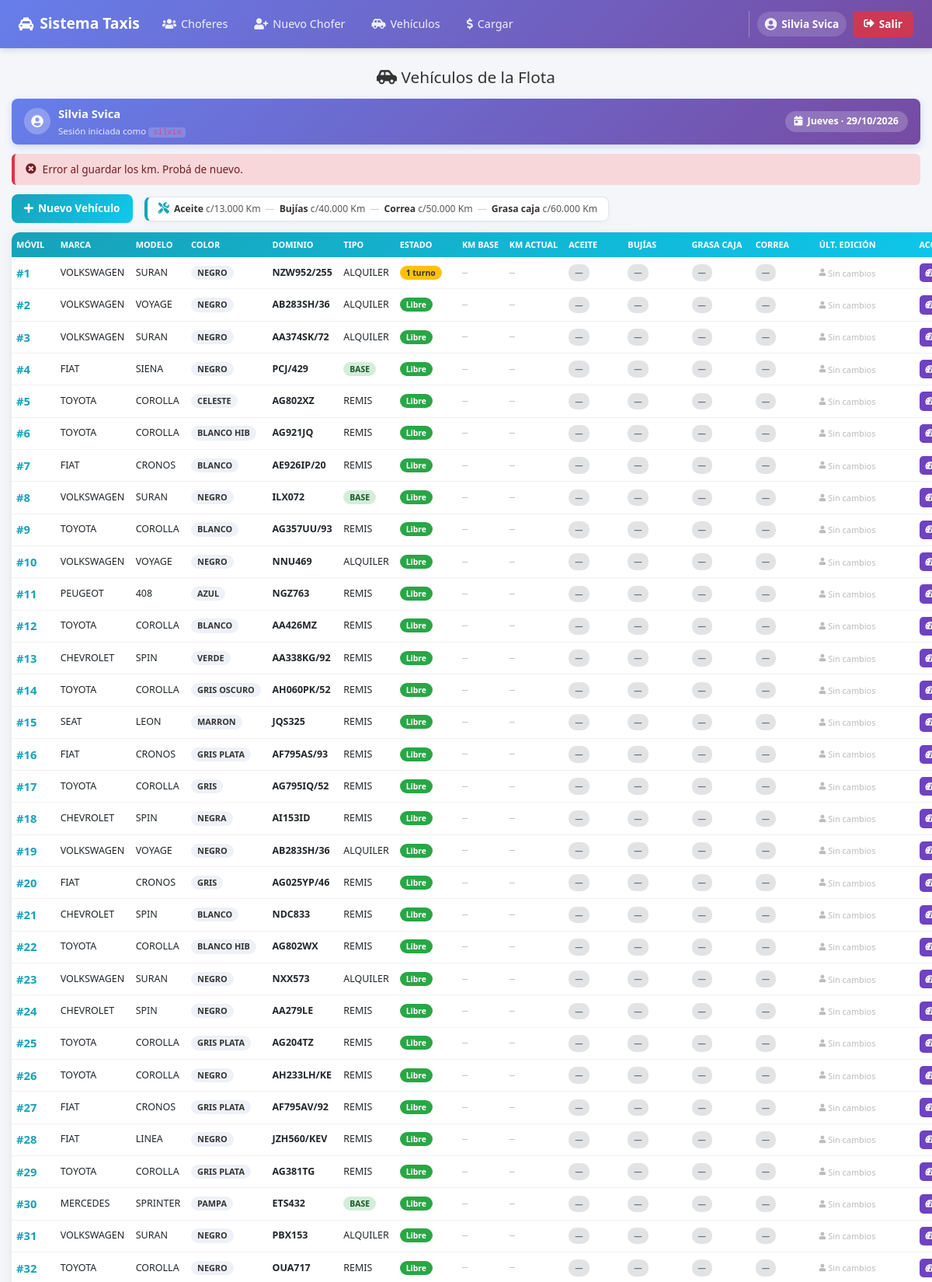
The page /php/vehiculo_lista.php?err=id (signed in, upper part) on the database its author committed.
### tables this page shows
CREATE TABLE `vehiculos` (
  `id` int(11) NOT NULL AUTO_INCREMENT,
  `movil` int(11) NOT NULL,
  `marca` varchar(20) NOT NULL,
  `modelo` varchar(20) NOT NULL,
  `color` varchar(20) DEFAULT NULL,
  `dominio` varchar(10) NOT NULL,
  `tipo` varchar(20) NOT NULL DEFAULT 'TAXI',
  `activo` tinyint(1) NOT NULL DEFAULT 1,
  `km_guardados` int(11) NOT NULL DEFAULT 0,
  `km_actuales` int(11) NOT NULL DEFAULT 0,
  `km_aceite` int(11) DEFAULT NULL,
  `km_bujias` int(11) DEFAULT NULL,
  `km_correa` int(11) DEFAULT NULL,
  `km_grasa` int(11) DEFAULT NULL,
  `km_editado_por` varchar(100) DEFAULT NULL,
  `km_editado_fecha` datetime DEFAULT NULL,
  PRIMARY KEY (`id`),
  UNIQUE KEY `movil_unico` (`movil`)
);

### php/vehiculo_lista.php (the view, shortened to what this page needs)
<?php
$con = conexion();
$con->set_charset("utf8mb4");
$sql = "SELECT v.*,
            (SELECT COUNT(*) FROM asignaciones_auto a WHERE a.vehiculo_id = v.id AND a.activa = 1) AS asignados
        FROM vehiculos v
        ORDER BY v.movil ASC";
$result = $con->query($sql);
function calcMant($km_actuales, $km_guardados, $km_ultimo, $intervalo, $nombre)
{
    if ($km_actuales <= 0) {
        return ['class' => 'badge-sin', 'short' => '—', 'tooltip' => 'Sin km actuales registrados'];
    }
    $base = ($km_ultimo !== null && (int)$km_ultimo > 0) ? (int)$km_ultimo : (int)$km_guardados;
    $proximo = $base + $intervalo;
    $diff = $km_actuales - $proximo;
    $faltantes = abs($diff);
    $class = ($faltantes <= 1000) ? 'badge-proximo' : 'badge-ok';
    $short = ($faltantes <= 1000)
        ? 'Próx: ' . number_format($faltantes, 0, ',', '.') . ' km'
        : number_format($faltantes, 0, ',', '.') . ' km';
    return [
        'class'   => $class,
        'short'   => $short,
        'tooltip' => $nombre . ' · Último: ' . number_format($base, 0, ',', '.')
            . ' km · Próximo: ' . number_format($proximo, 0, ',', '.')
            . ' km · Faltan ' . number_format($faltantes, 0, ',', '.') . ' km',
    ];
}
$usuario_nombre = $_SESSION['nombre'] ?? ($_SESSION['usuario'] ?? 'Invitado');
$usuario_login  = $_SESSION['usuario'] ?? '—';
$flash_ok = isset($_GET['ok']);
$flash_err = isset($_GET['err']);
?>
<!doctype html>
<html lang="es">
<head>
    <link rel="stylesheet" href="../css/bootstrap.min.css">
    <link rel="stylesheet" href="../css/all.min.css">
</head>
<body>
    <?php include "menu.php"; ?>
    <div class="page-wrapper">
        <h1 class="page-title"><i class="fas fa-car-side"></i> Vehículos de la Flota</h1>
        <div class="user-banner">
            <div class="user-info">
                <div class="user-icon">
                    <i class="fas fa-user-circle"></i>
                </div>
                <div class="user-text">
                    <strong><?php echo htmlspecialchars($usuario_nombre); ?></strong>
                    <small>Sesión iniciada como <code style="background:rgba(255,255,255,0.2); padding:1px 6px; border-radius:4px;"><?php echo htmlspecialchars($usuario_login); ?></code></small>
                </div>
            </div>
            <div class="fecha-hoy">
                <i class="fas fa-calendar-day"></i>
                <?php
                $dias = ['Domingo', 'Lunes', 'Martes', 'Miércoles', 'Jueves', 'Viernes', 'Sábado'];
                echo $dias[date('w')] . ' · ' . date('d/m/Y');
                ?>
            </div>
        </div>
        <?php if ($flash_ok): ?>
            <div class="alerta alerta-success">
                <i class="fas fa-check-circle"></i> Kilometraje actualizado correctamente.
            </div>
        <?php elseif ($flash_err): ?>
            <div class="alerta alerta-error">
                <i class="fas fa-times-circle"></i> Error al guardar los km. Probá de nuevo.
            </div>
        <?php endif; ?>
        <div class="barra-acciones">
            <a href="vehiculo_nuevo.php" class="btn-nuevo"><i class="fas fa-plus"></i> Nuevo Vehículo</a>
            <div class="leyenda-mant">
                <i class="fas fa-tools"></i>
                <span><strong>Aceite</strong> c/<?php echo number_format(INTERVALO_ACEITE, 0, ',', '.'); ?> Km</span>
                <span class="separador">—</span>
                <span><strong>Bujías</strong> c/<?php echo number_format(INTERVALO_BUJIAS, 0, ',', '.'); ?> Km</span>
                <span class="separador">—</span>
                <span><strong>Correa</strong> c/<?php echo number_format(INTERVALO_CORREA, 0, ',', '.'); ?> Km</span>
                <span class="separador">—</span>
                <span><strong>Grasa caja</strong> c/<?php echo number_format(INTERVALO_GRASA, 0, ',', '.'); ?> Km</span>
            </div>
        </div>
        <table>
            <thead>
                <tr>
                    <th>Móvil</th>
                    <th>Marca</th>
                    <th>Modelo</th>
                    <th>Color</th>
                    <th>Dominio</th>
                    <th>Tipo</th>
                    <th>Estado</th>
                    <th title="Odómetro base desde donde se calcula el mantenimiento">Km Base</th>
                    <th title="Odómetro actual del vehículo">Km Actual</th>
                    <th title="Cambio cada <?php echo number_format(INTERVALO_ACEITE, 0, ',', '.'); ?> km">Aceite</th>
                    <th title="Cambio cada <?php echo number_format(INTERVALO_BUJIAS, 0, ',', '.'); ?> km">Bujías</th>
                    <th title="Cambio cada <?php echo number_format(INTERVALO_GRASA, 0, ',', '.'); ?> km">Grasa Caja</th>
                    <th title="Cambio cada <?php echo number_format(INTERVALO_CORREA, 0, ',', '.'); ?> km">Correa</th>
                    <th title="Quién actualizó los km y cuándo">Últ. Edición</th>
                    <th>Acciones</th>
                </tr>
            </thead>
            <tbody>
                <?php while ($v = $result->fetch_assoc()):
                    $kmg = (int)($v['km_guardados'] ?? 0);
                    $kma = (int)($v['km_actuales'] ?? 0);
                    $aceite = calcMant($kma, $kmg, $v['km_aceite'] ?? null, INTERVALO_ACEITE, 'Aceite');
                    $bujias = calcMant($kma, $kmg, $v['km_bujias'] ?? null, INTERVALO_BUJIAS, 'Bujías');
                    $grasa  = calcMant($kma, $kmg, $v['km_grasa']  ?? null, INTERVALO_GRASA,  'Grasa de caja');
                    $correa = calcMant($kma, $kmg, $v['km_correa'] ?? null, INTERVALO_CORREA, 'Correa');
                    $edit_por = trim($v['km_editado_por'] ?? '');
                    $edit_fecha_raw = $v['km_editado_fecha'] ?? null;
                    $tiene_edit = ($edit_por !== '' && $edit_fecha_raw !== null);
                    if ($tiene_edit) {
                        $dt = new DateTime($edit_fecha_raw);
                        $fecha_formato = $dt->format('d/m/Y H:i');
                    } else {
                        $fecha_formato = '';
                    }
                ?>
                    <tr>
                        <td><span class="movil-numero">#<?php echo htmlspecialchars($v['movil']); ?></span></td>
                        <td><?php echo htmlspecialchars($v['marca']); ?></td>
                        <td><?php echo htmlspecialchars($v['modelo']); ?></td>
                        <td>
                            <?php if (!empty($v['color'])): ?>
                                <span class="badge-color"><?php echo htmlspecialchars($v['color']); ?></span>
                            <?php else: ?>
                                <span style="color:#bbb;">—</span>
                            <?php endif; ?>
                        </td>
                        <td><strong><?php echo htmlspecialchars($v['dominio']); ?></strong></td>
                        <td>
                            <?php if ($v['tipo'] === 'BASE'): ?>
                                <span class="badge-base">BASE</span>
                            <?php else: ?>
                                <?php echo htmlspecialchars($v['tipo']); ?>
                            <?php endif; ?>
                        </td>
                        <td>
                            <?php if (!$v['activo']): ?>
                                <span class="badge-inactivo">Inactivo</span>
                            <?php elseif ($v['asignados'] >= 2): ?>
                                <span class="badge-asignado">Completo</span>
                            <?php elseif ($v['asignados'] == 1): ?>
                                <span class="badge-asignado">1 turno</span>
                            <?php else: ?>
                                <span class="badge-libre">Libre</span>
                            <?php endif; ?>
                        </td>
                        <td><span class="km-valor <?php echo $kmg === 0 ? 'cero' : ''; ?>"><?php echo $kmg > 0 ? number_format($kmg, 0, ',', '.') : '—'; ?></span></td>
                        <td><span class="km-valor <?php echo $kma === 0 ? 'cero' : ''; ?>"><?php echo $kma > 0 ? number_format($kma, 0, ',', '.') : '—'; ?></span></td>
                        <td><span class="badge-mant <?php echo $aceite['class']; ?>" title="<?php echo htmlspecialchars($aceite['tooltip']); ?>"><?php echo $aceite['short']; ?></span></td>
                        <td><span class="badge-mant <?php echo $bujias['class']; ?>" title="<?php echo htmlspecialchars($bujias['tooltip']); ?>"><?php echo $bujias['short']; ?></span></td>
                        <td><span class="badge-mant <?php echo $grasa['class']; ?>" title="<?php echo htmlspecialchars($grasa['tooltip']); ?>"><?php echo $grasa['short']; ?></span></td>
                        <td><span class="badge-mant <?php echo $correa['class']; ?>" title="<?php echo htmlspecialchars($correa['tooltip']); ?>"><?php echo $correa['short']; ?></span></td>
                        <td>
                            <div class="ultima-edicion <?php echo !$tiene_edit ? 'sin-datos' : ''; ?>">
                                <span class="quien" title="Usuario que actualizó los km">
                                    <i class="fas fa-user" style="font-size:0.6rem;"></i>
                                    <?php echo $tiene_edit ? htmlspecialchars($edit_por) : 'Sin cambios'; ?>
                                </span>
                            </div>
                        </td>
                        <td>
                            <div class="acciones-cell">
                                <button class="btn-accion btn-km"
                                    title="Editar kilometraje"
                                    onclick="abrirModalKm(this)"
                                    data-id="<?php echo $v['id']; ?>"
                                    data-movil="<?php echo htmlspecialchars($v['movil']); ?>"
                                    data-kmg="<?php echo $kmg; ?>"
                                    data-kma="<?php echo $kma; ?>"
                                    data-aceite="<?php echo (int)($v['km_aceite'] ?? ''); ?>"
                                    data-bujias="<?php echo (int)($v['km_bujias'] ?? ''); ?>"
                                    data-correa="<?php echo (int)($v['km_correa'] ?? ''); ?>"
                                    data-grasa="<?php echo (int)($v['km_grasa'] ?? ''); ?>"
                                    data-editpor="<?php echo htmlspecialchars($edit_por); ?>"
                                    data-editfecha="<?php echo htmlspecialchars($fecha_formato); ?>">
                                    <i class="fas fa-tachometer-alt"></i> KM
                                </button>
                            </div>
                        </td>
                    </tr>
                <?php endwhile; ?>
            </tbody>
        </table>
    </div>
</body>
</html>

### php/vehiculo_lista.php (style rules this page uses)
body { background: #f4f6fa; font-family: 'Segoe UI', Arial, sans-serif; font-size: 13px; }
.page-wrapper { max-width: 100%; margin: 15px auto; padding: 0 15px; overflow-x: auto; }
.page-title { text-align: center; margin: 10px 0 15px; font-size: 1.3rem; color: #333; }
.user-banner { background: linear-gradient(135deg, #667eea, #764ba2); color: white; padding: 8px 16px; border-radius: 8px; margin-bottom: 12px; display: flex; align-items: center; justify-content: space-between; box-shadow: 0 3px 10px rgba(102, 126, 234, 0.25); font-size: 0.85rem; }
.user-banner .user-info { display: flex; align-items: center; gap: 10px; }
.user-banner .user-icon { width: 34px; height: 34px; border-radius: 50%; background: rgba(255, 255, 255, 0.25); display: flex; align-items: center; justify-content: center; font-size: 1rem; }
.user-banner .user-text strong { display: block; font-size: 0.92rem; margin-bottom: 1px; }
.user-banner .user-text small { opacity: 0.85; font-size: 0.72rem; }
.user-banner .fecha-hoy { background: rgba(255, 255, 255, 0.2); padding: 4px 12px; border-radius: 20px; font-size: 0.78rem; font-weight: 600; display: flex; align-items: center; gap: 6px; }
.barra-acciones { display: flex; align-items: center; gap: 15px; flex-wrap: wrap; margin-bottom: 12px; }
.btn-nuevo { background: linear-gradient(135deg, #17a2b8, #0dcaf0); color: white; padding: 8px 16px; border-radius: 8px; text-decoration: none; font-weight: 600; font-size: 0.85rem; display: inline-flex; align-items: center; gap: 6px; transition: all 0.2s; }
.leyenda-mant { background: #ffffff; border: 1px solid #dfe6ef; border-left: 4px solid #17a2b8; border-radius: 8px; padding: 6px 14px; font-size: 0.76rem; color: #555; display: inline-flex; align-items: center; gap: 6px; flex-wrap: wrap; box-shadow: 0 2px 6px rgba(0, 0, 0, 0.04); line-height: 1.5; }
.leyenda-mant i { color: #17a2b8; font-size: 0.9rem; }
.leyenda-mant strong { color: #333; font-weight: 700; }
.leyenda-mant .separador { color: #ccc; font-weight: 400; }
table { width: 100%; border-collapse: collapse; background: white; border-radius: 10px; overflow: hidden; box-shadow: 0 4px 15px rgba(0, 0, 0, 0.08); font-size: 0.78rem; min-width: 1350px; }
thead { background: linear-gradient(135deg, #17a2b8, #0dcaf0); color: white; }
th { padding: 8px 6px; text-align: left; font-weight: 600; font-size: 0.68rem; text-transform: uppercase; white-space: nowrap; }
td { padding: 8px 6px; border-bottom: 1px solid #eef1f7; vertical-align: middle; }
.movil-numero { font-weight: 700; color: #17a2b8; font-size: 0.92rem; }
.badge-asignado, .badge-libre, .badge-inactivo { padding: 2px 8px; border-radius: 10px; font-size: 0.65rem; font-weight: 700; white-space: nowrap; }
.badge-asignado { background: #ffc107; color: #333; }
.badge-libre { background: #28a745; color: white; }
.badge-base { background: #d4edda; color: #155724; padding: 2px 8px; border-radius: 10px; font-size: 0.65rem; font-weight: 700; }
.badge-color { display: inline-block; padding: 1px 8px; border-radius: 10px; background: #eef1f7; color: #333; font-size: 0.68rem; font-weight: 700; }
.acciones-cell { display: flex; gap: 4px; flex-wrap: wrap; }
.btn-accion { padding: 4px 8px; border-radius: 5px; border: none; cursor: pointer; color: white; font-size: 0.68rem; font-weight: 600; display: inline-flex; align-items: center; gap: 4px; text-decoration: none; white-space: nowrap; }
.btn-km { background: #6f42c1; }
.badge-mant { display: inline-block; padding: 3px 8px; border-radius: 10px; font-size: 0.65rem; font-weight: 700; white-space: nowrap; cursor: help; }
.badge-sin { background: #e2e3e5; color: #6c757d; }
.km-valor { font-family: 'Consolas', 'Courier New', monospace; font-weight: 700; font-size: 0.75rem; color: #333; white-space: nowrap; }
.km-valor.cero { color: #bbb; font-weight: 400; }
.ultima-edicion { display: flex; flex-direction: column; gap: 1px; font-size: 0.68rem; line-height: 1.2; }
.ultima-edicion .quien { color: #667eea; font-weight: 700; display: flex; align-items: center; gap: 3px; white-space: nowrap; }
.ultima-edicion.sin-datos .quien { color: #bbb; font-weight: 400; }
.alerta { padding: 10px 14px; border-radius: 6px; margin-bottom: 12px; font-size: 0.85rem; display: flex; align-items: center; gap: 8px; }
.alerta-error { background: #f8d7da; color: #721c24; border-left: 4px solid #dc3545; }
[title] { position: relative; }

### rows shown on the page
vehiculos: movil "1", marca "VOLKSWAGEN", modelo "SURAN", color "NEGRO", dominio "NZW952/255", tipo "ALQUILER", activo "1 turno", short "—", shows "Sin cambios"
vehiculos: movil "2", marca "VOLKSWAGEN", modelo "VOYAGE", color "NEGRO", dominio "AB283SH/36", tipo "ALQUILER", activo "Libre", short "—", shows "Sin cambios"
vehiculos: movil "3", marca "VOLKSWAGEN", modelo "SURAN", color "NEGRO", dominio "AA374SK/72", tipo "ALQUILER", activo "Libre", short "—", shows "Sin cambios"
vehiculos: movil "4", marca "FIAT", modelo "SIENA", color "NEGRO", dominio "PCJ/429", tipo "BASE", activo "Libre", short "—", shows "Sin cambios"
vehiculos: movil "5", marca "TOYOTA", modelo "COROLLA", color "CELESTE", dominio "AG802XZ", tipo "REMIS", activo "Libre", short "—", shows "Sin cambios"
vehiculos: movil "6", marca "TOYOTA", modelo "COROLLA", color "BLANCO HIB", dominio "AG921JQ", tipo "REMIS", activo "Libre", short "—", shows "Sin cambios"
vehiculos: movil "7", marca "FIAT", modelo "CRONOS", color "BLANCO", dominio "AE926IP/20", tipo "REMIS", activo "Libre", short "—", shows "Sin cambios"
vehiculos: movil "8", marca "VOLKSWAGEN", modelo "SURAN", color "NEGRO", dominio "ILX072", tipo "BASE", activo "Libre", short "—", shows "Sin cambios"
vehiculos: movil "9", marca "TOYOTA", modelo "COROLLA", color "BLANCO", dominio "AG357UU/93", tipo "REMIS", activo "Libre", short "—", shows "Sin cambios"
vehiculos: movil "10", marca "VOLKSWAGEN", modelo "VOYAGE", color "NEGRO", dominio "NNU469", tipo "ALQUILER", activo "Libre", short "—", shows "Sin cambios"
vehiculos: movil "11", marca "PEUGEOT", modelo "408", color "AZUL", dominio "NGZ763", tipo "REMIS", activo "Libre", short "—", shows "Sin cambios"
vehiculos: movil "12", marca "TOYOTA", modelo "COROLLA", color "BLANCO", dominio "AA426MZ", tipo "REMIS", activo "Libre", short "—", shows "Sin cambios"
vehiculos: movil "13", marca "CHEVROLET", modelo "SPIN", color "VERDE", dominio "AA338KG/92", tipo "REMIS", activo "Libre", short "—", shows "Sin cambios"
vehiculos: movil "14", marca "TOYOTA", modelo "COROLLA", color "GRIS OSCURO", dominio "AH060PK/52", tipo "REMIS", activo "Libre", short "—", shows "Sin cambios"
vehiculos: movil "15", marca "SEAT", modelo "LEON", color "MARRON", dominio "JQS325", tipo "REMIS", activo "Libre", short "—", shows "Sin cambios"
vehiculos: movil "16", marca "FIAT", modelo "CRONOS", color "GRIS PLATA", dominio "AF795AS/93", tipo "REMIS", activo "Libre", short "—", shows "Sin cambios"
vehiculos: movil "17", marca "TOYOTA", modelo "COROLLA", color "GRIS", dominio "AG795IQ/52", tipo "REMIS", activo "Libre", short "—", shows "Sin cambios"
vehiculos: movil "18", marca "CHEVROLET", modelo "SPIN", color "NEGRA", dominio "AI153ID", tipo "REMIS", activo "Libre", short "—", shows "Sin cambios"
vehiculos: movil "19", marca "VOLKSWAGEN", modelo "VOYAGE", color "NEGRO", dominio "AB283SH/36", tipo "ALQUILER", activo "Libre", short "—", shows "Sin cambios"
vehiculos: movil "20", marca "FIAT", modelo "CRONOS", color "GRIS", dominio "AG025YP/46", tipo "REMIS", activo "Libre", short "—", shows "Sin cambios"
vehiculos: movil "21", marca "CHEVROLET", modelo "SPIN", color "BLANCO", dominio "NDC833", tipo "REMIS", activo "Libre", short "—", shows "Sin cambios"
vehiculos: movil "22", marca "TOYOTA", modelo "COROLLA", color "BLANCO HIB", dominio "AG802WX", tipo "REMIS", activo "Libre", short "—", shows "Sin cambios"
vehiculos: movil "23", marca "VOLKSWAGEN", modelo "SURAN", color "NEGRO", dominio "NXX573", tipo "ALQUILER", activo "Libre", short "—", shows "Sin cambios"
vehiculos: movil "24", marca "CHEVROLET", modelo "SPIN", color "NEGRO", dominio "AA279LE", tipo "REMIS", activo "Libre", short "—", shows "Sin cambios"
vehiculos: movil "25", marca "TOYOTA", modelo "COROLLA", color "GRIS PLATA", dominio "AG204TZ", tipo "REMIS", activo "Libre", short "—", shows "Sin cambios"
vehiculos: movil "26", marca "TOYOTA", modelo "COROLLA", color "NEGRO", dominio "AH233LH/KE", tipo "REMIS", activo "Libre", short "—", shows "Sin cambios"
vehiculos: movil "27", marca "FIAT", modelo "CRONOS", color "GRIS PLATA", dominio "AF795AV/92", tipo "REMIS", activo "Libre", short "—", shows "Sin cambios"
vehiculos: movil "28", marca "FIAT", modelo "LINEA", color "NEGRO", dominio "JZH560/KEV", tipo "REMIS", activo "Libre", short "—", shows "Sin cambios"
vehiculos: movil "29", marca "TOYOTA", modelo "COROLLA", color "GRIS PLATA", dominio "AG381TG", tipo "REMIS", activo "Libre", short "—", shows "Sin cambios"
vehiculos: movil "30", marca "MERCEDES", modelo "SPRINTER", color "PAMPA", dominio "ETS432", tipo "BASE", activo "Libre", short "—", shows "Sin cambios"
vehiculos: movil "31", marca "VOLKSWAGEN", modelo "SURAN", color "NEGRO", dominio "PBX153", tipo "ALQUILER", activo "Libre", short "—", shows "Sin cambios"
vehiculos: movil "32", marca "TOYOTA", modelo "COROLLA", color "NEGRO", dominio "OUA717", tipo "REMIS", activo "Libre", short "—", shows "Sin cambios"

### other values the page prints
$__user_nombre "Silvia Svica"
$usuario_nombre "Silvia Svica"
$usuario_login "silvia"
INTERVALO_ACEITE "13.000"
INTERVALO_BUJIAS "40.000"
INTERVALO_CORREA "50.000"
INTERVALO_GRASA "60.000"
